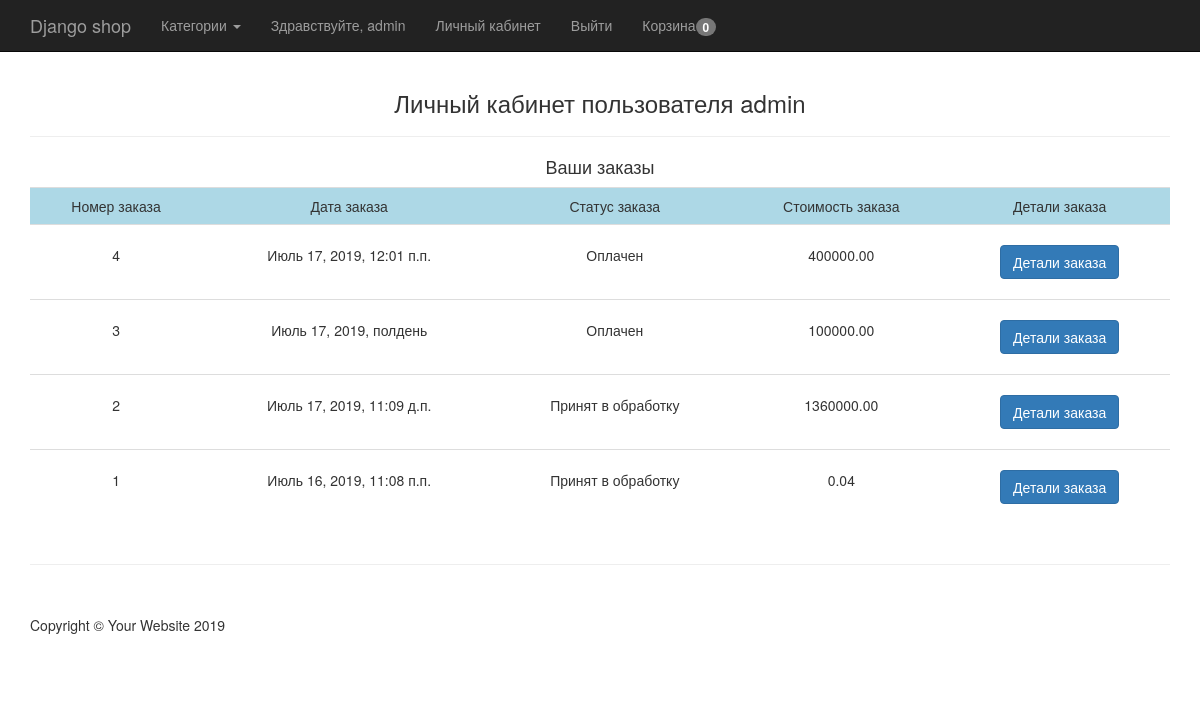
/account/ (signed in), run on an earlier commit of the app's database.
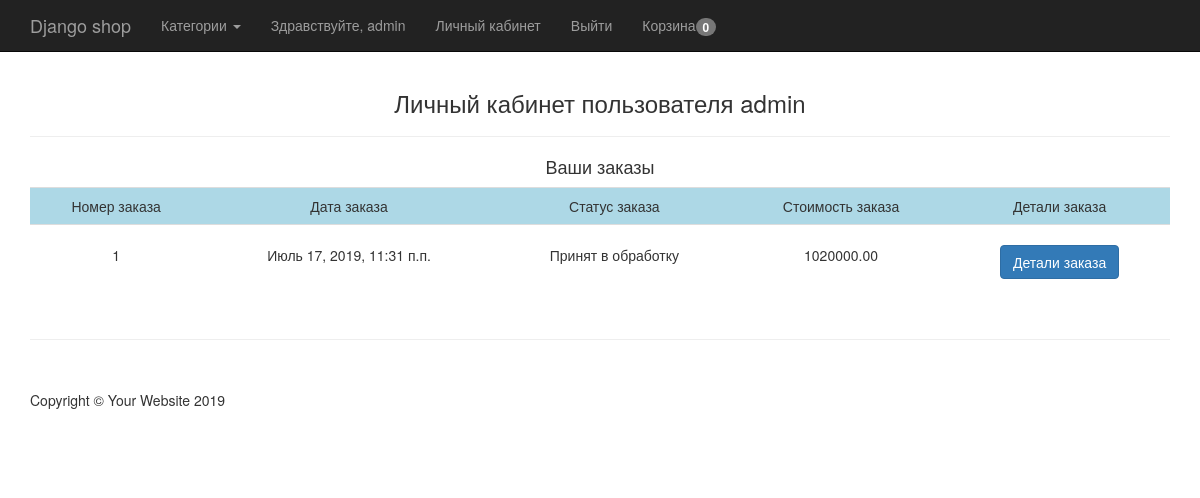
And on a later commit of the database.
### ecomapp/models.py (models this page shows, shortened)
class Order(models.Model):
    user = models.ForeignKey(settings.AUTH_USER_MODEL)
    items = models.ForeignKey(Cart)
    total = models.DecimalField(max_digits=9, decimal_places=2, default=0)
    first_name = models.CharField(max_length=200)
    last_name = models.CharField(max_length=200)
    phone = models.CharField(max_length=20)
    address = models.CharField(max_length=255)
    buying_type = models.CharField(max_length=40, choices=(('Самовывоз', 'Самовывоз'), ('Доставка', 'Доставка')),
                                   default='Самовывоз')
    date = models.DateTimeField(auto_now_add=True)
    comments = models.TextField()
    status = models.CharField(max_length=100, choices=ORDER_STATUS_CHOICES, default=ORDER_STATUS_CHOICES[0][0])

### ecomapp/views.py (the view)
# urls.py: url(r'^account/$', account_view, name='account'),
def account_view(request):
    order = Order.objects.filter(user=request.user).order_by('-id')
    categories = Category.objects.all()
    context = {
        'order': order,
        'categories': categories
    }
    return render(request, 'account.html', context)

### ecomapp/models.py (called while the page is built)
    def get_absolute_url(self):
        return reverse('category_detail',kwargs={'category_slug':self.slug})

### ecomapp/templates/account.html (shortened to what this page needs)
{% extends 'base.html' %}
{% block content %}
    <h3 class="text-center">Личный кабинет пользователя {{ request.user }}</h3>
    <hr>
    <h4 class="text-center">Ваши заказы</h4>
    <table class="table">
        <tr style="background-color: lightblue">
            <td class="text-center">Номер заказа</td>
            <td class="text-center">Дата заказа</td>
            <td class="text-center">Статус заказа</td>
            <td class="text-center">Стоимость заказа</td>
            <td class="text-center">Детали заказа</td>
        </tr>
        {% for item in order %}
            <tr>
                <td class="text-center" style="padding-top: 20px; padding-bottom: 20px">{{ item.id }}</td>
                <td class="text-center" style="padding-top: 20px; padding-bottom: 20px">{{ item.date }}</td>
                <td class="text-center" style="padding-top: 20px; padding-bottom: 20px">{{ item.status }}</td>
                <td class="text-center" style="padding-top: 20px; padding-bottom: 20px">{{ item.total }}</td>
                <td class="text-center" style="padding-top: 20px; padding-bottom: 20px">
                    <button type="button" class="btn btn-primary btn-md" data-toggle="modal"
                            data-target="#myModal-{{ item.id }}">
                        Детали заказа
                    </button>
                </td>
            </tr>
        {% endfor %}
    </table>
{% endblock %}

### ecomapp/templates/base.html (shortened to what this page needs)
{% load static %}
<!DOCTYPE html>
<html lang="en">
<head>
    <link rel='stylesheet' href='{% static "css/bootstrap.css" %}'>
    <link rel='stylesheet' href='{% static "css/shop-homepage.css" %}'>
</head>
<body>
    <nav class="navbar navbar-inverse navbar-fixed-top" role="navigation">
        <div class="container">
            <div class="navbar-header">
                <a class="navbar-brand" href="/">Django shop</a>
            </div>
            <div class="collapse navbar-collapse" id="bs-example-navbar-collapse-1">
                <ul class="nav navbar-nav">
                    {% if not request.get_full_path == '/' %}
                        <li class="dropdown">
                            <a href="#" class="dropdown-toggle" data-toggle="dropdown" role="button"
                               aria-haspopup="true"
                               aria-expanded="false">Категории <span class="caret"></span></a>
                        </li>
                    {% endif %}
                    {% if not request.user.is_authenticated %}
                        <li>
                            <p class="navbar-text">Здравствуйте гость!</p>
                        </li>
                        <li>
                            <a href="{% url 'login' %}">Войти</a>
                        </li>
                        <li>
                            <a href="{% url 'registration' %}">Регистрация</a>
                        </li>
                    {% else %}
                        <li>
                            <p class="navbar-text">Здравствуйте, {{ request.user }}</p>
                        </li>
                        <li>
                            <a href="{% url 'account' %}">Личный кабинет</a>
                        </li>
                        <li>
                            <a href="{% url 'logout' %}">Выйти</a>
                        </li>
                    {% endif %}
                    <ul class="nav navbar-nav navbar-right">
                        <li><a href="{% url 'cart' %}">Корзина<span class="badge"
                                                                    id="cart_count">{% if not request.session.total %}
                            0{% else %}
                            {{ request.session.total }}{% endif %}</span> </a>
                        </li>
                    </ul>
                </ul>
            </div>
        </div>
    </nav>
    <div class="container">
        {% block content %}{% endblock content %}
    </div>
    <div class="container">
        <hr>
        <footer>
            <div class="row">
                <div class="col-lg-12">
                    <p>Copyright &copy; Your Website 2019</p>
                </div>
            </div>
        </footer>
    </div>
</body>
</html>

### static_in_dev/css/shop-homepage.css (style rules this page uses)
body { padding-top: 70px; }
footer { margin: 50px 0; }

What changed in the data, as far as the page shows it:
removed Order: id "4", date "Июль 17, 2019, 12:01 п.п.", status "Оплачен", total "400000.00"
removed Order: id "3", date "Июль 17, 2019, полдень", status "Оплачен", total "100000.00"
removed Order: id "2", date "Июль 17, 2019, 11:09 д.п.", status "Принят в обработку", total "1360000.00"
changed Order "Принят в обработку": date "Июль 16, 2019, 11:08 п.п." → "Июль 17, 2019, 11:31 п.п."; total "0.04" → "1020000.00"
